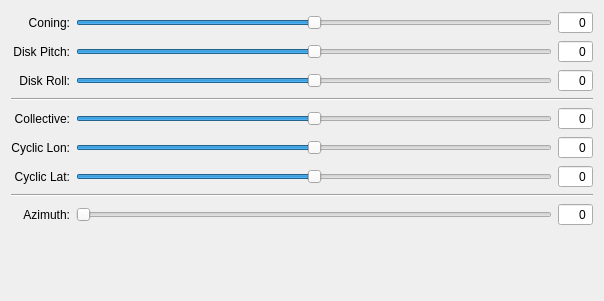
<?xml version="1.0" encoding="UTF-8"?>
<ui version="4.0">
 <class>DialogRot</class>
 <widget class="QDialog" name="DialogRot">
  <property name="geometry">
   <rect>
    <x>0</x>
    <y>0</y>
    <width>604</width>
    <height>301</height>
   </rect>
  </property>
  <property name="windowTitle">
   <string>Rotor</string>
  </property>
  <layout class="QGridLayout" name="gridLayout">
   <item row="4" column="3">
    <widget class="QDoubleSpinBox" name="spinBoxCollective">
     <property name="alignment">
      <set>Qt::AlignRight|Qt::AlignTrailing|Qt::AlignVCenter</set>
     </property>
     <property name="readOnly">
      <bool>true</bool>
     </property>
     <property name="buttonSymbols">
      <enum>QAbstractSpinBox::NoButtons</enum>
     </property>
     <property name="decimals">
      <number>0</number>
     </property>
     <property name="minimum">
      <double>-999.000000000000000</double>
     </property>
     <property name="maximum">
      <double>999.000000000000000</double>
     </property>
    </widget>
   </item>
   <item row="0" column="3">
    <widget class="QDoubleSpinBox" name="spinBoxConing">
     <property name="alignment">
      <set>Qt::AlignRight|Qt::AlignTrailing|Qt::AlignVCenter</set>
     </property>
     <property name="readOnly">
      <bool>true</bool>
     </property>
     <property name="buttonSymbols">
      <enum>QAbstractSpinBox::NoButtons</enum>
     </property>
     <property name="decimals">
      <number>0</number>
     </property>
     <property name="minimum">
      <double>-999.000000000000000</double>
     </property>
     <property name="maximum">
      <double>999.000000000000000</double>
     </property>
    </widget>
   </item>
   <item row="8" column="3">
    <widget class="QDoubleSpinBox" name="spinBoxAzimuth">
     <property name="alignment">
      <set>Qt::AlignRight|Qt::AlignTrailing|Qt::AlignVCenter</set>
     </property>
     <property name="readOnly">
      <bool>true</bool>
     </property>
     <property name="buttonSymbols">
      <enum>QAbstractSpinBox::NoButtons</enum>
     </property>
     <property name="decimals">
      <number>0</number>
     </property>
     <property name="minimum">
      <double>-999.000000000000000</double>
     </property>
     <property name="maximum">
      <double>999.000000000000000</double>
     </property>
    </widget>
   </item>
   <item row="8" column="2">
    <widget class="QSlider" name="sliderAzimuth">
     <property name="maximum">
      <number>100</number>
     </property>
     <property name="value">
      <number>0</number>
     </property>
     <property name="orientation">
      <enum>Qt::Horizontal</enum>
     </property>
    </widget>
   </item>
   <item row="8" column="0" colspan="2">
    <widget class="QLabel" name="label_7">
     <property name="text">
      <string>Azimuth:</string>
     </property>
     <property name="alignment">
      <set>Qt::AlignRight|Qt::AlignTrailing|Qt::AlignVCenter</set>
     </property>
    </widget>
   </item>
   <item row="5" column="3">
    <widget class="QDoubleSpinBox" name="spinBoxCyclicLon">
     <property name="alignment">
      <set>Qt::AlignRight|Qt::AlignTrailing|Qt::AlignVCenter</set>
     </property>
     <property name="readOnly">
      <bool>true</bool>
     </property>
     <property name="buttonSymbols">
      <enum>QAbstractSpinBox::NoButtons</enum>
     </property>
     <property name="decimals">
      <number>0</number>
     </property>
     <property name="minimum">
      <double>-999.000000000000000</double>
     </property>
     <property name="maximum">
      <double>999.000000000000000</double>
     </property>
    </widget>
   </item>
   <item row="0" column="0" colspan="2">
    <widget class="QLabel" name="label_3">
     <property name="text">
      <string>Coning:</string>
     </property>
     <property name="alignment">
      <set>Qt::AlignRight|Qt::AlignTrailing|Qt::AlignVCenter</set>
     </property>
    </widget>
   </item>
   <item row="4" column="2">
    <widget class="QSlider" name="sliderCollective">
     <property name="maximum">
      <number>100</number>
     </property>
     <property name="value">
      <number>50</number>
     </property>
     <property name="orientation">
      <enum>Qt::Horizontal</enum>
     </property>
    </widget>
   </item>
   <item row="3" column="0" colspan="4">
    <widget class="Line" name="line">
     <property name="orientation">
      <enum>Qt::Horizontal</enum>
     </property>
    </widget>
   </item>
   <item row="4" column="0" colspan="2">
    <widget class="QLabel" name="label_4">
     <property name="text">
      <string>Collective:</string>
     </property>
     <property name="alignment">
      <set>Qt::AlignRight|Qt::AlignTrailing|Qt::AlignVCenter</set>
     </property>
    </widget>
   </item>
   <item row="5" column="2">
    <widget class="QSlider" name="sliderCyclicLon">
     <property name="maximum">
      <number>100</number>
     </property>
     <property name="value">
      <number>50</number>
     </property>
     <property name="orientation">
      <enum>Qt::Horizontal</enum>
     </property>
    </widget>
   </item>
   <item row="2" column="3">
    <widget class="QDoubleSpinBox" name="spinBoxDiskRoll">
     <property name="alignment">
      <set>Qt::AlignRight|Qt::AlignTrailing|Qt::AlignVCenter</set>
     </property>
     <property name="readOnly">
      <bool>true</bool>
     </property>
     <property name="buttonSymbols">
      <enum>QAbstractSpinBox::NoButtons</enum>
     </property>
     <property name="decimals">
      <number>0</number>
     </property>
     <property name="minimum">
      <double>-999.000000000000000</double>
     </property>
     <property name="maximum">
      <double>999.000000000000000</double>
     </property>
    </widget>
   </item>
   <item row="1" column="0" colspan="2">
    <widget class="QLabel" name="label">
     <property name="text">
      <string>Disk Pitch:</string>
     </property>
     <property name="alignment">
      <set>Qt::AlignRight|Qt::AlignTrailing|Qt::AlignVCenter</set>
     </property>
    </widget>
   </item>
   <item row="2" column="0" colspan="2">
    <widget class="QLabel" name="label_2">
     <property name="text">
      <string>Disk Roll:</string>
     </property>
     <property name="alignment">
      <set>Qt::AlignRight|Qt::AlignTrailing|Qt::AlignVCenter</set>
     </property>
    </widget>
   </item>
   <item row="1" column="3">
    <widget class="QDoubleSpinBox" name="spinBoxDiskPitch">
     <property name="alignment">
      <set>Qt::AlignRight|Qt::AlignTrailing|Qt::AlignVCenter</set>
     </property>
     <property name="readOnly">
      <bool>true</bool>
     </property>
     <property name="buttonSymbols">
      <enum>QAbstractSpinBox::NoButtons</enum>
     </property>
     <property name="decimals">
      <number>0</number>
     </property>
     <property name="minimum">
      <double>-999.000000000000000</double>
     </property>
     <property name="maximum">
      <double>999.000000000000000</double>
     </property>
    </widget>
   </item>
   <item row="5" column="0" colspan="2">
    <widget class="QLabel" name="label_5">
     <property name="text">
      <string>Cyclic Lon:</string>
     </property>
     <property name="alignment">
      <set>Qt::AlignRight|Qt::AlignTrailing|Qt::AlignVCenter</set>
     </property>
    </widget>
   </item>
   <item row="7" column="0" colspan="4">
    <widget class="Line" name="line_2">
     <property name="orientation">
      <enum>Qt::Horizontal</enum>
     </property>
    </widget>
   </item>
   <item row="0" column="2">
    <widget class="QSlider" name="sliderConing">
     <property name="maximum">
      <number>100</number>
     </property>
     <property name="value">
      <number>50</number>
     </property>
     <property name="orientation">
      <enum>Qt::Horizontal</enum>
     </property>
    </widget>
   </item>
   <item row="6" column="3">
    <widget class="QDoubleSpinBox" name="spinBoxCyclicLat">
     <property name="alignment">
      <set>Qt::AlignRight|Qt::AlignTrailing|Qt::AlignVCenter</set>
     </property>
     <property name="readOnly">
      <bool>true</bool>
     </property>
     <property name="buttonSymbols">
      <enum>QAbstractSpinBox::NoButtons</enum>
     </property>
     <property name="decimals">
      <number>0</number>
     </property>
     <property name="minimum">
      <double>-999.000000000000000</double>
     </property>
     <property name="maximum">
      <double>999.000000000000000</double>
     </property>
    </widget>
   </item>
   <item row="9" column="0" colspan="4">
    <spacer name="verticalSpacer">
     <property name="orientation">
      <enum>Qt::Vertical</enum>
     </property>
     <property name="sizeHint" stdset="0">
      <size>
       <width>578</width>
       <height>4</height>
      </size>
     </property>
    </spacer>
   </item>
   <item row="6" column="2">
    <widget class="QSlider" name="sliderCyclicLat">
     <property name="maximum">
      <number>100</number>
     </property>
     <property name="value">
      <number>50</number>
     </property>
     <property name="orientation">
      <enum>Qt::Horizontal</enum>
     </property>
    </widget>
   </item>
   <item row="6" column="0" colspan="2">
    <widget class="QLabel" name="label_6">
     <property name="text">
      <string>Cyclic Lat:</string>
     </property>
     <property name="alignment">
      <set>Qt::AlignRight|Qt::AlignTrailing|Qt::AlignVCenter</set>
     </property>
    </widget>
   </item>
   <item row="2" column="2">
    <widget class="QSlider" name="sliderDiskRoll">
     <property name="maximum">
      <number>100</number>
     </property>
     <property name="value">
      <number>50</number>
     </property>
     <property name="orientation">
      <enum>Qt::Horizontal</enum>
     </property>
    </widget>
   </item>
   <item row="1" column="2">
    <widget class="QSlider" name="sliderDiskPitch">
     <property name="maximum">
      <number>100</number>
     </property>
     <property name="value">
      <number>50</number>
     </property>
     <property name="orientation">
      <enum>Qt::Horizontal</enum>
     </property>
    </widget>
   </item>
  </layout>
 </widget>
 <resources/>
 <connections/>
</ui>
